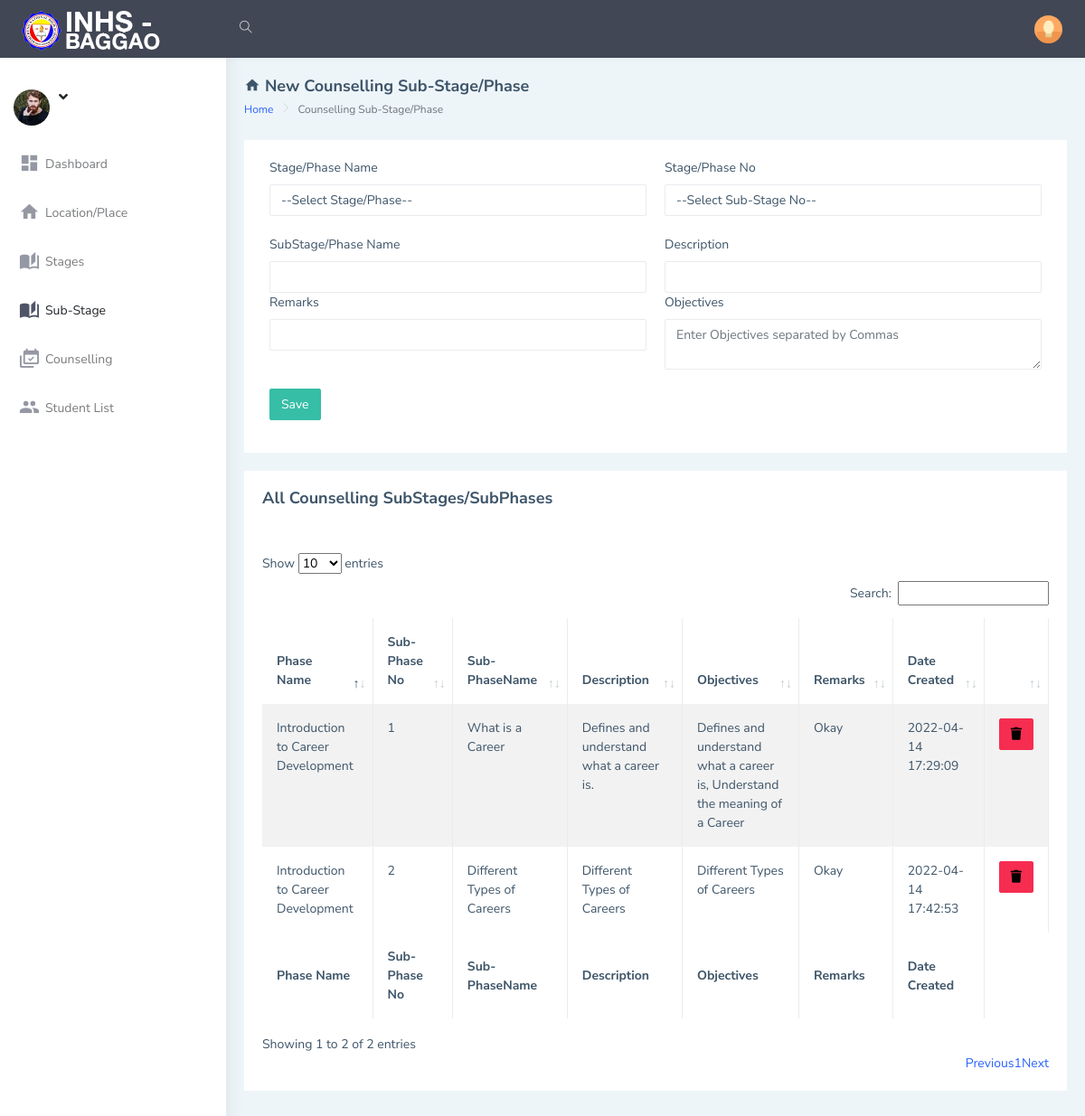
Screenshot of /admin/subStage.php with the database file from the repository.
### tables this page shows
CREATE TABLE `substage_tbl` (
  `id` int(10) NOT NULL,
  `stageId` varchar(10) DEFAULT NULL,
  `subStageNo` varchar(10) DEFAULT NULL,
  `subStageName` varchar(255) DEFAULT NULL,
  `description` text DEFAULT NULL,
  `remark` text DEFAULT NULL,
  `objectives` text DEFAULT NULL,
  `dateCreated` varchar(20) DEFAULT NULL
);

CREATE TABLE `stages_tbl` (
  `id` int(10) NOT NULL,
  `stageNo` varchar(10) DEFAULT NULL,
  `stageName` varchar(255) DEFAULT NULL,
  `description` text DEFAULT NULL,
  `remarks` text DEFAULT NULL,
  `objectives` text DEFAULT NULL,
  `material` text DEFAULT NULL,
  `videoLink` text DEFAULT NULL,
  `dateCreated` varchar(20) DEFAULT NULL
);

### admin/subStage.php (the view, shortened to what this page needs)
<!DOCTYPE html>
<html dir="ltr" lang="en">
<?php
include('subStage_action.php');
include('includes/header.php');
?>
<body>
    <div id="main-wrapper" data-layout="vertical" data-navbarbg="skin5" data-sidebartype="full"
        data-sidebar-position="absolute" data-header-position="absolute" data-boxed-layout="full">
        <?php include 'includes/topbar.php'?>
        <?php include 'includes/sidebar.php'?>
        <div class="page-wrapper">
            <div class="page-breadcrumb">
                <div class="row align-items-center">
                    <div class="col-5">
                        <h4 class="page-title"><i class="mdi mdi-home"></i> New Counselling Sub-Stage/Phase</h4>
                        <div class="d-flex align-items-center">
                            <nav aria-label="breadcrumb">
                                <ol class="breadcrumb">
                                    <li class="breadcrumb-item"><a href="#">Home</a></li>
                                    <li class="breadcrumb-item active" aria-current="page">Counselling Sub-Stage/Phase</li>
                                </ol>
                            </nav>
                        </div>
                    </div>
                </div>
            </div>
            <div class="container-fluid">
                <div class="row">
                    <div class="col-lg-12">
                        <div class="card">
                            <div class="card-body">
                                <form class="form-horizontal form-material mx-2" method="post">
                                    <div class="form-group">
                                        <div class="col-md-12">
                                            <div class="row">
                                                <div class="col-md-6">
                                                    <label>Stage/Phase Name</label>
                                                    <?php
                                                        $query=mysqli_query($con,"select * from stages_tbl ORDER BY stageNo ASC");
                                                        $count = mysqli_num_rows($query);
                                                        if($count > 0){
                                                            echo '<select required name="stageId" class="form-control">';
                                                            echo'<option value="">--Select Stage/Phase--</option>';
                                                            echo '</select>';
                                                        }
                                                    ?>
                                                </div>
                                                <div class="col-md-6">
                                                    <label>Stage/Phase No</label>
                                                        <?php
                                                            echo '<select required name="subStageNo" class="form-control">';
                                                            echo'<option value="">--Select Sub-Stage No--</option>';
                                                            echo '</select>';
                                                        ?>
                                                </div>
                                            </div>
                                            <br>
                                            <div class="row">
                                                <div class="col-md-6">
                                                    <label>SubStage/Phase Name</label>
                                                    <input type="text" name="subStageName" required placeholder="" class="form-control form-control-line">
                                                </div>
                                                <div class="col-md-6">
                                                    <label>Description</label>
                                                    <input type="text" name="description" required placeholder="" class="form-control form-control-line" >
                                                </div>
                                            </div>
                                            <div class="row">
                                                <div class="col-md-6">
                                                    <label>Remarks</label>
                                                    <input type="text" name="remarks" required placeholder="" class="form-control form-control-line">
                                                </div>
                                                <div class="col-md-6">
                                                    <label>Objectives</label>
                                                    <textarea name="objectives" placeholder="Enter Objectives separated by Commas" class="form-control form-control-line"></textarea>
                                                </div>
                                            </div>
                                            <br>
                                            <div class="row">
                                                <div class="col-md-6">
                                                    <input type="submit" name="action" id="submit_button" class="btn btn-success text-white" value="Save" />
                                                </div>
                                            </div>
                                        </div>
                                    </div>
                                </form>
                            </div>
                        </div>
                    </div>
                </div>
                <div class="row">
                    <div class="col-lg-12 col-xlg-12 col-md-12">
                        <div class="card">
                            <div class="card-body">
                            <h4 class="page-title">All Counselling SubStages/SubPhases</h4>
                                <br><br>
                                <table id="example" class="table table-striped table-bordered" style="width:100%">
                                    <thead>
                                        <tr>
                                            <th>Phase Name</th>
                                            <th>Sub-Phase No</th>
                                            <th>Sub-PhaseName</th>
                                            <th>Description</th>
                                            <th>Objectives</th>
                                            <th>Remarks</th>
                                            <th>Date Created</th>
                                            <th></th>
                                        </tr>
                                    </thead>
                                    <tbody>
                                    <?php
                                        $que=mysqli_query($con,"SELECT stages_tbl.stageName, substage_tbl.stageId,substage_tbl.subStageNo,substage_tbl.id,substage_tbl.subStageName,substage_tbl.description,
                                        substage_tbl.remark,substage_tbl.objectives,substage_tbl.dateCreated
                                        from substage_tbl
                                        INNER JOIN stages_tbl ON stages_tbl.id = substage_tbl.stageId
                                        ORDER BY subStageNo ASC");
                                        while ($row=mysqli_fetch_array($que)) {
                                        ?>
                                        <tr>
                                            <td><?php echo $row['stageName'];?></td>
                                            <td><?php echo $row['subStageNo'];?></td>
                                            <td><?php echo $row['subStageName'];?></td>
                                            <td><?php echo $row['description'];?></td>
                                            <td><?php echo $row['objectives'];?></td>
                                            <td><?php echo $row['remark'];?></td>
                                            <td><?php echo $row['dateCreated'];?></td>
                                            <td><a href="?delid=<?php echo $row['id'];?>" onclick="return confirm('Are you sure you want to delete this item?');" class="btn btn-danger"><i class="fa fa-trash"></i></a></td>
                                        </tr>
                                        <?php
                                        }
                                    ?>
                                    </tbody>
                                        <tfoot>
                                            <tr>
                                                <th>Phase Name</th>
                                                <th>Sub-Phase No</th>
                                                <th>Sub-PhaseName</th>
                                                <th>Description</th>
                                                <th>Objectives</th>
                                                <th>Remarks</th>
                                                <th>Date Created</th>
                                            </tr>
                                    </tfoot>
                                </table>
                            </div>
                        </div>
                    </div>
                </div>
            </div>
        </div>
    </div>
</body>
</html>

### admin/includes/header.php (shortened to what this page needs)
<head>
    <link href="../assets/libs/chartist/dist/chartist.min.css" rel="stylesheet">
    <link href="../dist/css/style.min.css" rel="stylesheet">
    <link href="../assets/css/dataTables.bootstrap4.min.css" rel="stylesheet">
</head>

### admin/includes/topbar.php (shortened to what this page needs)
<header class="topbar" data-navbarbg="skin5">
    <nav class="navbar top-navbar navbar-expand-md navbar-dark">
        <div class="navbar-header" data-logobg="skin5">
            <a class="navbar-brand" href="dashboard.php">
                <b class="logo-icon">
                <img src="../assets/images/logo-1.png" alt="homepage" style="margin-top:-50px;margin-bottom:-50px" />
                </b>
            </a>
        </div>
        <div class="navbar-collapse collapse" id="navbarSupportedContent" data-navbarbg="skin5">
            <ul class="navbar-nav float-start me-auto">
                <li class="nav-item search-box"> <a class="nav-link waves-effect waves-dark"
                        href="javascript:void(0)"><i class="ti-search"></i></a>
                </li>
            </ul>
            <ul class="navbar-nav float-end">
                <li class="nav-item dropdown">
                    <a class="nav-link dropdown-toggle text-muted waves-effect waves-dark pro-pic" href="#" id="navbarDropdown" role="button" data-bs-toggle="dropdown" aria-expanded="false">
                        <img src="../assets/images/users/1.jpg" alt="user" class="rounded-circle" width="31">
                    </a>
                </li>
            </ul>
        </div>
    </nav>
</header>

### admin/includes/sidebar.php (shortened to what this page needs)
<aside class="left-sidebar" data-sidebarbg="skin6">
    <div class="scroll-sidebar">
        <nav class="sidebar-nav">
            <ul id="sidebarnav">
                <li>
                    <div class="user-profile d-flex no-block dropdown m-t-20">
                        <div class="user-pic"><img src="../assets/images/users/2.jpg" alt="users"
                                class="rounded-circle" width="40" /></div>
                        <div class="user-content hide-menu m-l-10">
                            <a href="#" class="" id="Userdd" role="button"
                                data-bs-toggle="dropdown" aria-haspopup="true" aria-expanded="false">
                                <h5 class="m-b-0 user-name font-medium"><?php echo ucfirst($ret['firstName'])." ".ucfirst($ret['lastName']);?><i
                                        class="fa fa-angle-down"></i></h5>
                            </a>
                        </div>
                    </div>
                </li>
                <li class="sidebar-item"> <a class="sidebar-link waves-effect waves-dark sidebar-link"
                        href="dashboard.php" aria-expanded="false"><i class="mdi mdi-view-dashboard"></i><span
                            class="hide-menu">Dashboard</span></a></li>
                <li class="sidebar-item"> <a class="sidebar-link waves-effect waves-dark sidebar-link"
                    href="branch.php" aria-expanded="false"><i class="mdi mdi-home"></i><span
                class="hide-menu">Location/Place</span></a></li>
                <li class="sidebar-item"> <a class="sidebar-link waves-effect waves-dark sidebar-link"
                    href="stage.php" aria-expanded="false"><i class="mdi mdi-book-open-page-variant"></i><span
                class="hide-menu">Stages</span></a></li>
                <li class="sidebar-item"> <a class="sidebar-link waves-effect waves-dark sidebar-link"
                    href="subStage.php" aria-expanded="false"><i class="mdi mdi-book-open-page-variant"></i><span
                class="hide-menu">Sub-Stage</span></a></li>
                <li class="sidebar-item"> <a class="sidebar-link waves-effect waves-dark sidebar-link"
                    href="allCandidates.php" aria-expanded="false"><i class="mdi mdi-calendar-multiple-check"></i><span
                class="hide-menu">Counselling</span></a></li>
                <li class="sidebar-item"> <a class="sidebar-link waves-effect waves-dark sidebar-link"
                    href="allRegCandidates.php" aria-expanded="false"><i class="mdi mdi-account-multiple"></i><span
                class="hide-menu">Student List</span></a></li>
            </ul>
        </nav>
    </div>
</aside>

### rows the page displays
substage_tbl: stages_tbl.stageName "Introduction to Career Development", subStageNo "1", subStageName "What is a Career", description "Defines and understand what a career is.", objectives "Defines and understand what a career is, Understand the meaning of a Career", remark "Okay", dateCreated "2022-04-14 17:29:09"
substage_tbl: stages_tbl.stageName "Introduction to Career Development", subStageNo "2", subStageName "Different Types of Careers", description "Different Types of Careers", objectives "Different Types of Careers", remark "Okay", dateCreated "2022-04-14 17:42:53"
